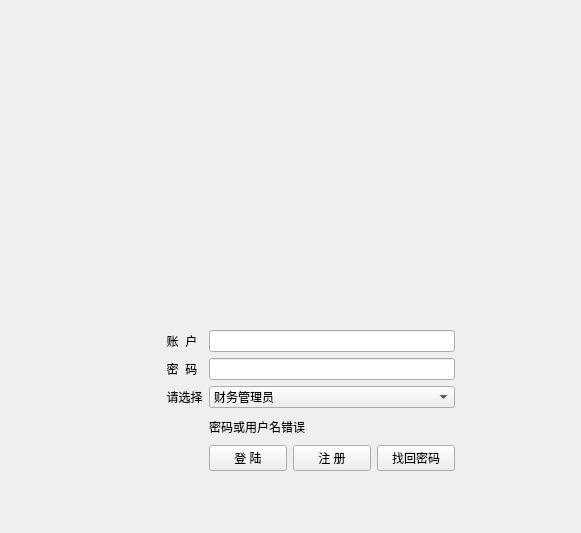
<?xml version="1.0" encoding="UTF-8"?>
<ui version="4.0">
 <class>login_Ui</class>
 <widget class="QWidget" name="login_Ui">
  <property name="geometry">
   <rect>
    <x>0</x>
    <y>0</y>
    <width>581</width>
    <height>533</height>
   </rect>
  </property>
  <property name="windowTitle">
   <string>Form</string>
  </property>
  <widget class="QWidget" name="gridLayoutWidget">
   <property name="geometry">
    <rect>
     <x>160</x>
     <y>330</y>
     <width>295</width>
     <height>141</height>
    </rect>
   </property>
   <layout class="QGridLayout" name="gridLayout">
    <item row="4" column="1">
     <layout class="QHBoxLayout" name="horizontalLayout_2">
      <item>
       <widget class="QPushButton" name="loginButton">
        <property name="text">
         <string>登 陆</string>
        </property>
       </widget>
      </item>
      <item>
       <widget class="QPushButton" name="registerButton">
        <property name="text">
         <string>注 册</string>
        </property>
       </widget>
      </item>
      <item>
       <widget class="QPushButton" name="pushButton">
        <property name="text">
         <string>找回密码</string>
        </property>
       </widget>
      </item>
     </layout>
    </item>
    <item row="0" column="1">
     <widget class="QLineEdit" name="userlineEdit"/>
    </item>
    <item row="0" column="0">
     <widget class="QLabel" name="userLabel">
      <property name="text">
       <string>  账  户</string>
      </property>
     </widget>
    </item>
    <item row="3" column="1">
     <widget class="QLabel" name="labelTip">
      <property name="text">
       <string>密码或用户名错误</string>
      </property>
     </widget>
    </item>
    <item row="1" column="1">
     <widget class="QLineEdit" name="pwdlineEdit"/>
    </item>
    <item row="1" column="0">
     <widget class="QLabel" name="pwdlabel">
      <property name="text">
       <string>  密  码</string>
      </property>
     </widget>
    </item>
    <item row="2" column="1">
     <widget class="QComboBox" name="comboBox">
      <item>
       <property name="text">
        <string>财务管理员</string>
       </property>
      </item>
      <item>
       <property name="text">
        <string>信息管理员</string>
       </property>
      </item>
      <item>
       <property name="text">
        <string>停车场管理员</string>
       </property>
      </item>
     </widget>
    </item>
    <item row="2" column="0">
     <widget class="QLabel" name="label">
      <property name="text">
       <string>  请选择</string>
      </property>
     </widget>
    </item>
   </layout>
  </widget>
  <widget class="QLabel" name="label_2">
   <property name="geometry">
    <rect>
     <x>-10</x>
     <y>0</y>
     <width>601</width>
     <height>321</height>
    </rect>
   </property>
   <property name="text">
    <string/>
   </property>
  </widget>
 </widget>
 <resources/>
 <connections/>
</ui>
